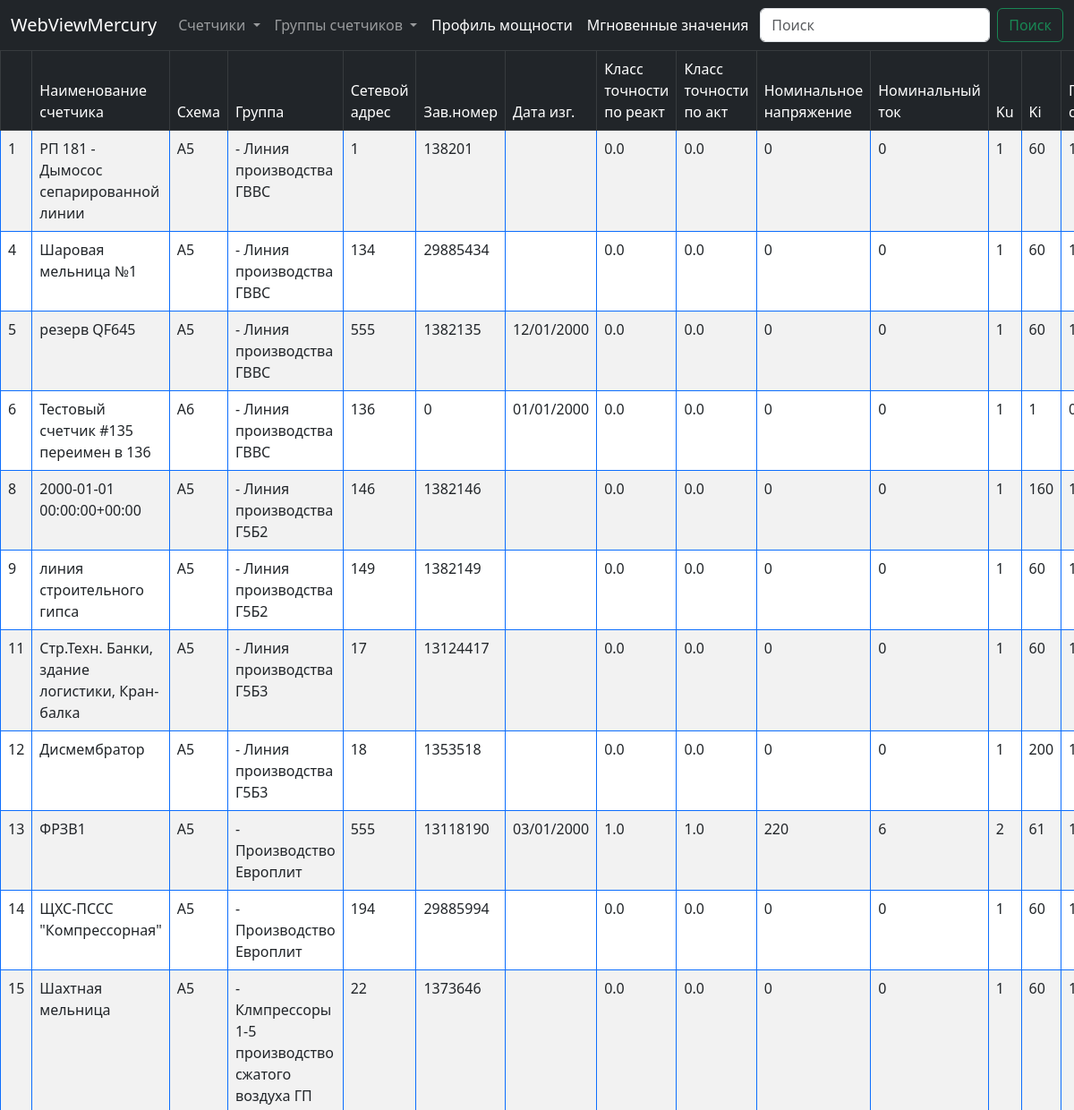
/view_dbc/ (upper part), run on an earlier commit of the app's database.
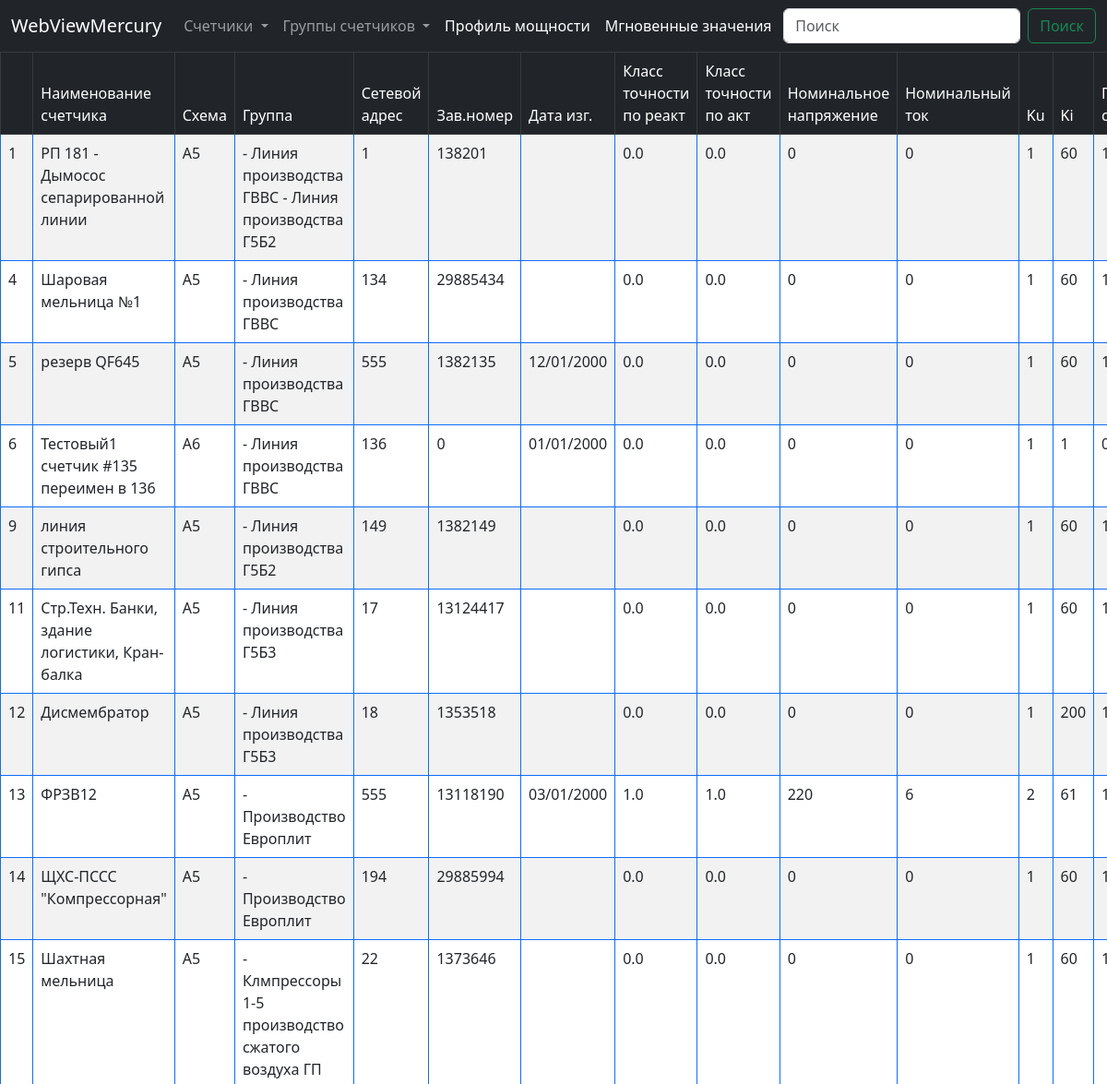
And on a later commit of the database.
### WebViewMercury/models.py (models this page shows, shortened)
class DBC(models.Model):
    name_counter_full = models.CharField(max_length=50, verbose_name='Наименование счетчика', blank=False, default="")  # обязательное поле для формы (blank=False)
    groupes = models.ManyToManyField(DBG, through="DBGC", verbose_name='Наименование группы')
    schem = models.CharField(max_length=20, default="", blank=True)                                                     # НЕобязательное поле для формы
    net_adress = models.IntegerField(verbose_name='Сетевой адрес', blank=False, default=0) # обязательное поле для формы (blank=False)
    manuf_number = models.IntegerField(verbose_name='Заводской номер', default=0, blank=True)
    manuf_data = models.DateTimeField(verbose_name='Дата изготовление', default='2000-01-01T00:00', blank=True)
    version_data = models.BigIntegerField(blank=True, default=0)             # вариант исполнения счетчика (6+2 = 8 байт в виде одного числа) (стр.77)
    klass_react = models.FloatField(blank=True, default=0)                   # класс точности по реактивной энергии (стр.75)
    klass_act = models.FloatField(blank=True, default=0)                     # класс точности по активной энергии (стр.75)
    nom_u = models.IntegerField(blank=True, default=0)
    nom_i = models.IntegerField(blank=True, default=0)
    ku = models.IntegerField(blank=True, default=0)                  # коэф трансформации
    ki = models.IntegerField(blank=True, default=0)
    koefA = models.IntegerField(blank=True, default=0)               #
    datetime = models.DateTimeField(blank=True, default='2000-01-01T00:00')           # текущее время и дата счетчика
    adress_last_record = models.IntegerField(blank=True, default=0)  # адрес последней записи массива средних мощностей (стр.78)
    datetime_adr0 = models.DateTimeField(blank=True, default='2000-01-01T00:00')      # дата и время последней записи массива средних мощностей (стр.79)
    def __str__(self) -> str:
        return self.name_counter_full
    class Meta:
        verbose_name = 'Счетчик'
        verbose_name_plural = 'Счетчики'

class DBG(models.Model):
    name_group_full = models.CharField(max_length=50)
    class Meta:
        verbose_name = 'Группа'
        verbose_name_plural = 'Группы'

### WebViewMercury/views.py (the view)
# urls.py: path('view_dbc/', views.page_counters, name='view_dbc'),
def page_counters(request):
    dbc = DBC.objects.all()
    data = {'dbc': dbc}
    print(data)
    return render(request, "view_dbc.html", context=data)

### template/view_dbc.html (shortened to what this page needs)
{% extends 'base.html' %}
{% block content %}
<div class="card-body">
    <div class="table-responsive">
        <table class="table table-bordered border-primary table-striped table-hover">
            <thead class="table-dark">
                <td></td>
                <td>Наименование счетчика</td>
                <td>Схема</td>
                <td>Группа</td>
                <td>Сетевой адрес</td>
                <td>Зав.номер</td>
                <td>Дата изг.</td>
                <td>Класс точности по реакт</td>
                <td>Класс точности по акт</td>
                <td>Номинальное напряжение</td>
                <td>Номинальный ток</td>
                <td>Ku</td>
                <td>Ki</td>
                <td>Постоянная счетчика</td>
            </thead>
            {% for item in dbc %}
            <tr>
                <td>{{ item.pk }}</td>
                <td>{{ item.name_counter_full }}</td>
                <td>{{ item.schem }}</td>
                <td>  {% for group in item.groupes.all %}
                        - {{group.name_group_full}}
                    {% endfor %}</td>
                <td>{{ item.net_adress }}</td>
                <td>{{ item.manuf_number }}</td>
                <td>{{ item.manuf_data|date:"d/m/Y" }}</td>
                <td>{{ item.klass_react }}</td>
                <td>{{ item.klass_act }}</td>
                <td>{{ item.nom_u }}</td>
                <td>{{ item.nom_i }}</td>
                <td>{{ item.ku }}</td>
                <td>{{ item.ki }}</td>
                <td>{{ item.koefA }}</td>
            </tr>
            {% endfor %}
        </table>
    </div>
</div>
</div>
{% endblock %}

### template/base.html (shortened to what this page needs)
<!DOCTYPE html>
{% load static %}
<html lang="ru">
<head>
    <link href="{% static "css/bootstrap.min.css" %}" rel="stylesheet">
    <link rel="stylesheet" type="text/css" href="https://cdn.jsdelivr.net/npm/daterangepicker/daterangepicker.css" />
    <link href="{% static "css/custom.css" %}" rel="stylesheet">
</head>
<body id="page-top">
    <div id="wrapper">
    <div id="content-wrapper" class="d-flex flex-column">
        <div id="content">
            {% block topbar %}
            {% include 'inc/_topbar.html' %}
            {% endblock %}
            {% block content %}{% endblock %}
        </div>
    </div>
</body>
</html>

### template/inc/_topbar.html (shortened to what this page needs)
<nav class="navbar navbar-expand-lg navbar-dark bg-dark">
  <div class="container-fluid">
    <a class="navbar-brand" href="/view_dbc/">WebViewMercury</a>
    <div class="collapse navbar-collapse" id="navbarSupportedContent">
      <ul class="navbar-nav me-auto mb-2 mb-lg-0">
          <li class="nav-item dropdown">
            <a class="nav-link dropdown-toggle" href="#" role="button" data-bs-toggle="dropdown" aria-expanded="false">
              Счетчики
            </a>
          </li>
          <li class="nav-item dropdown">
            <a class="nav-link dropdown-toggle" href="#" role="button" data-bs-toggle="dropdown" aria-expanded="false">
              Группы счетчиков
            </a>
          </li>
          <li class="nav-item">
            <a class="nav-link active" aria-current="page" href="/view_dbpp/">Профиль мощности</a>
          </li>
          <li class="nav-item">
            <a class="nav-link active" aria-current="page" href="/view_dbic/">Мгновенные значения</a>
          </li>
      </ul>
      <form class="d-flex" role="search">
        <input class="form-control me-2" type="search" placeholder="Поиск" aria-label="Поиск">
        <button class="btn btn-outline-success" type="submit">Поиск</button>
      </form>
    </div>
  </div>
</nav>

What changed in the data, as far as the page shows it:
removed DBC: pk "8", name_counter_full "2000-01-01 00:00:00+00:00", schem "A5", net_adress "146", manuf_number "1382146", klass_react "0.0", klass_act "0.0", nom_u "0", nom_i "0", ku "1", ki "160", DBG (name_group_full "Линия производства Г5Б2")
changed DBC "РП 181 - Дымосос сепарированной линии": gains DBG (name_group_full "Линия производства Г5Б2")
changed DBC id 6: name_counter_full "Тестовый счетчик #135 переимен в 136" → "Тестовый1 счетчик #135 переимен в 136"
changed DBC id 13: name_counter_full "ФРЗВ1" → "ФРЗВ12"
